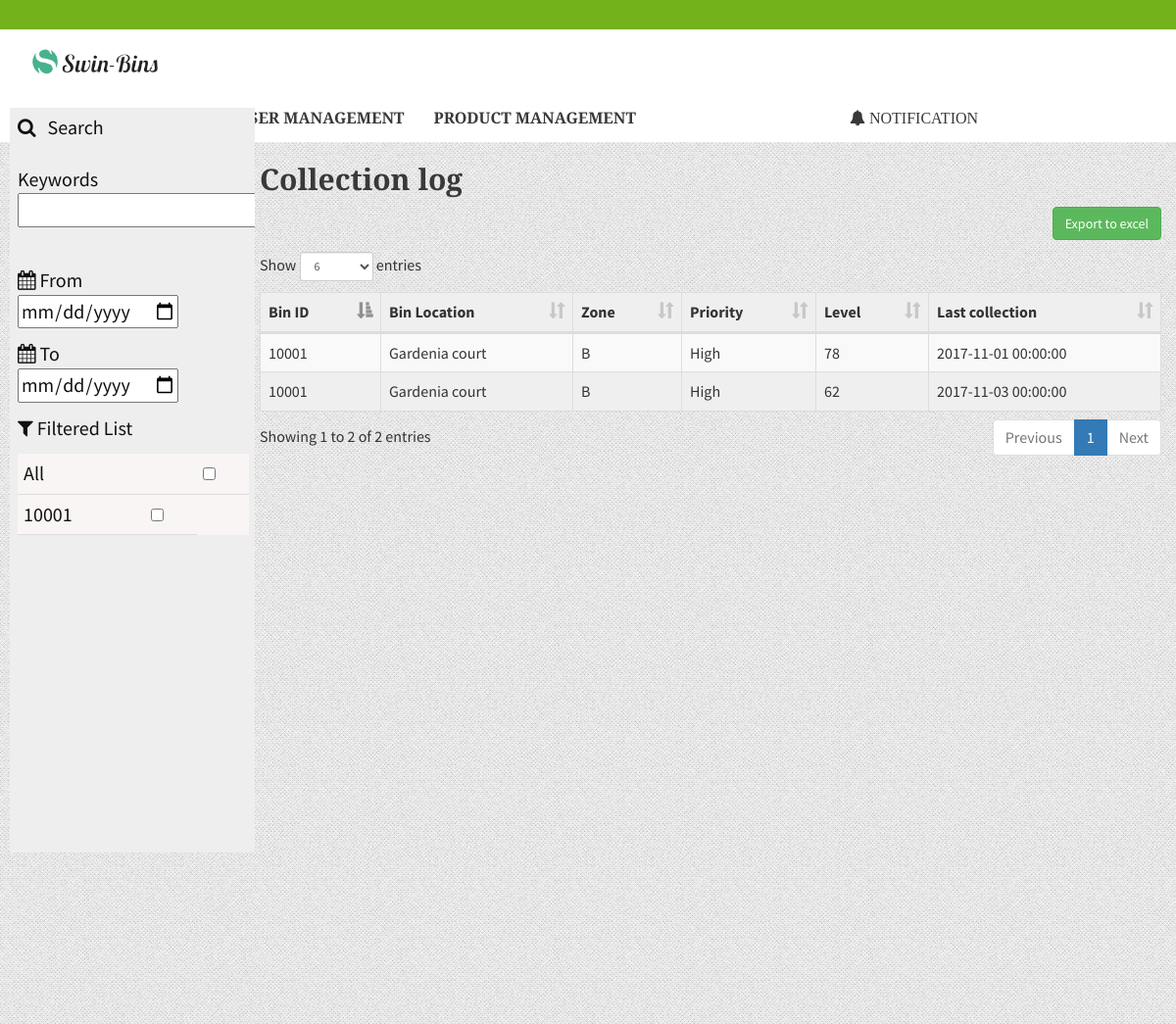
The page /clog.php on the database its author committed.
### tables this page shows
CREATE TABLE `bindetails` (
  `binid` int(6) NOT NULL,
  `location` varchar(64) NOT NULL,
  `latitude` float(10,6) NOT NULL,
  `longitude` float(10,6) NOT NULL,
  `bintype` varchar(64) NOT NULL,
  `area` varchar(64) NOT NULL,
  `Priority` varchar(64) NOT NULL,
  `zone` varchar(10) NOT NULL,
  `tags` varchar(128) NOT NULL,
  `update_frequency` int(2) NOT NULL,
  `status` tinyint(1) NOT NULL,
  `empid` varchar(8) NOT NULL,
  `time_collected` int(64) NOT NULL
);

CREATE TABLE `collectiondata` (
  `entryid` int(6) NOT NULL,
  `binid` int(6) NOT NULL,
  `collectiondate` datetime NOT NULL,
  `zone` varchar(64) NOT NULL,
  `level` int(10) NOT NULL,
  `count` int(64) NOT NULL
);

### clog.php (the view, shortened to what this page needs)
<?php
 include_once("connection.php");
    $query= "SELECT bindetails.binid,bindetails.location,bindetails.status,bindetails.bintype,bindetails.zone,bindetails.Priority,collectiondata.collectiondate,collectiondata.level,collectiondata.count
   FROM (bindetails JOIN collectiondata ON bindetails.binid=collectiondata.binid)";
            $result = mysqli_query($connection, $query);
?>
<!DOCTYPE html>
<html lang="en">
<head>
    <link href="assets/css/font-awesome.min.css" rel="stylesheet">
    <link href="assets/css/flaticon.css" rel="stylesheet">
    <link href="assets/css/bootstrap.min.css" rel="stylesheet">
    <link href="assets/css/animate.css" rel="stylesheet">
    <link href="assets/css/owl.carousel.css" rel="stylesheet">
    <link href="assets/css/owl.theme.css" rel="stylesheet">
    <link href="assets/css/slick.css" rel="stylesheet">
    <link href="assets/css/slick-theme.css" rel="stylesheet">
    <link href="assets/css/owl.transitions.css" rel="stylesheet">
    <link href="assets/css/jquery.fancybox.css" rel="stylesheet">
    <link href="assets/css/magnific-popup.css" rel="stylesheet">
     <link href="assets/datatables/dataTables.min.css" rel="stylesheet" type="text/css" />
    <link href="assets/css/style.css" rel="stylesheet">
    <link href="assets/css/main.css" rel="stylesheet">
      <link rel="stylesheet" href="//code.jquery.com/ui/1.12.1/themes/base/jquery-ui.css">
</head>
<body>
    <div class="page-wrapper">
        <header class="site-header header-style-3 sticky-s1">
            <div class="topbar">
                <div class="upper-topbar">
                </div>
            </div>
            <nav class="navigation navbar navbar-default">
                <div class="container">
                    <div class="navbar-header">
                        <a class="logo" href="#"><img src="assets/images/logo.png" height="35"></a>
                    </div>
                    <div id="navbar" class="navbar-collapse collapse navbar-left navigation-holder">
                        <ul class="nav navbar-nav">
                            <li class="menu-item-has-children current-menu-ancestor">
                                <a href="index.php">Overview</a>
                            </li>
                            <li class="menu-item-has-children">
                                <a href="#">Data</a>
                            </li>
                            <li class="menu-item-has-children">
                                <a href="#">User Management</a>
                            </li>
                            <li class="menu-item-has-children">
                                <a href="#">Product Management</a>
                            </li>
                            <li class="menu-item-has-children">
                                <a href="#"> &nbsp; &nbsp;&nbsp; &nbsp;&nbsp; &nbsp;&nbsp; &nbsp; &nbsp; &nbsp;&nbsp; &nbsp;&nbsp; &nbsp;&nbsp; &nbsp; &nbsp; &nbsp;&nbsp; &nbsp;&nbsp; &nbsp;&nbsp; &nbsp;</a>
                            </li>
                            <li class="menu-item-has-children">
                                <a href="#"><i class="fa fa-bell" aria-hidden="true"> Notification</i></a>
                            </li>
                        </ul>
                    </div>
                </div>
            </nav>
        </header>
<div class="page-content">
<div id="mySidenav" class="sidenav">
  <a ><i class="fa fa-search" aria-hidden="true"></i> &nbsp; Search</a>
  <a > </a>
  <a> Keywords <input type="text" id="searchbox">
<br><br> </a>
  <a href="#"><i class="fa fa-calendar" aria-hidden="true"></i> From</br>
    <input type="date"></input>
  </a>
  <a href="#"><i class="fa fa-calendar" aria-hidden="true"></i> To</br>
    <input type="date"></input>
  </a>
 <a> <i class="fa fa-filter" aria-hidden="true"></i> Filtered List </a>
 <a> <table class="filter">
    <tr> <td> All <td> <td> <input id="Myinput" type="checkbox"> </input> </td> </tr>
    <tr> <?php
        $query1= "SELECT bindetails.binid,bindetails.location,bindetails.status,bindetails.bintype,bindetails.zone,bindetails.Priority,collectiondata.collectiondate,collectiondata.level,collectiondata.count
   FROM (bindetails JOIN collectiondata ON bindetails.binid=collectiondata.binid) Group by collectiondata.binid";
    $result1 = mysqli_query($connection, $query1);
      while ($row1 = mysqli_fetch_assoc($result1))
        { ?> <td> <?php echo $row1["binid"]; ?> </td> <td> <input type="checkbox"> </input> </tr> <?php } ?>
</table>
  </div></a>
</div>
        <section class="testimonials-section-s2">
            <div class="container-fluid">
                        <div class="row">
                            <div class="col-lg-12 col-md-12 col-sm-12 col-xs-12">
                                <div class="card">
                                    <div class="card-header">
                                        <h2>Collection log</h2>
                                    </div>
                                    <div class="card-content">
                                        <div class="table-responsive">
                                            <a class="btn btn-success" style="float: right;">Export to excel</a> </br></br>
                                            <table id="dataTableExample1" class="table table-bordered table-striped table-hover">
                                                <thead>
                                                    <tr>
                                                        <th>Bin ID</th>
                                                        <th>Bin Location</th>
                                                        <th>Zone</th>
                                                        <th>Priority</th>
                                                        <th>Level</th>
                                                        <th>Last collection</th>
                                                    </tr>
                                                </thead>
                                                <tbody>
                                                    <tr>
                                                        <?php   while ($row = mysqli_fetch_assoc($result))
                                                           {
                                                        ?>
                                                        <td><?php echo  $row["binid"] ?></td>
                                                        <td><?php echo  $row["location"] ?></td>
                                                        <td><?php echo  $row["zone"] ?></td>
                                                        <td><?php echo  $row["Priority"] ?></td>
                                                        <td><?php echo  $row["level"]?></td>
                                                        <td><?php echo  $row["collectiondate"] ?></td>
                                                       </tr> <?php
                            }
                     ?>
                                                </tbody>
                                            </table>
                                        </div>
                                    </div>
                                </div>
                            </div>
                        </div>
</div>
        </section>
</div>
</body>
</html>

### assets/css/main.css (style rules this page uses)
html { height: 100%; }
body { min-height:100%; position:relative; padding-bottom:[footer-height] }
.sidenav { top: 60px; left: 10px; width: 250px; height: 760px; position: absolute; margin-top: 50px; z-index: 1; background-color: #EEEEEE; overflow-x: hidden; transition: 0.5s; }
.sidenav a { padding: 6px 6px 6px 32px; width: 100% text-decoration: none; font-size: 20px; color: #111111; display: block; transition: 0.3s; padding-left: 8px; }
.filter { background-color: #F9F5F5; width:100%; height: 10px; overflow-y:scroll; }
tr { width:100%; }
td { padding: 6px; border-bottom: 1px solid #ddd; }

### rows shown on the page
bindetails: binid "10001", location "Gardenia court", zone "B", Priority "High", collectiondata.level "78", collectiondata.collectiondate "2017-11-01 00:00:00", collectiondata.level "62", collectiondata.collectiondate "2017-11-03 00:00:00"
